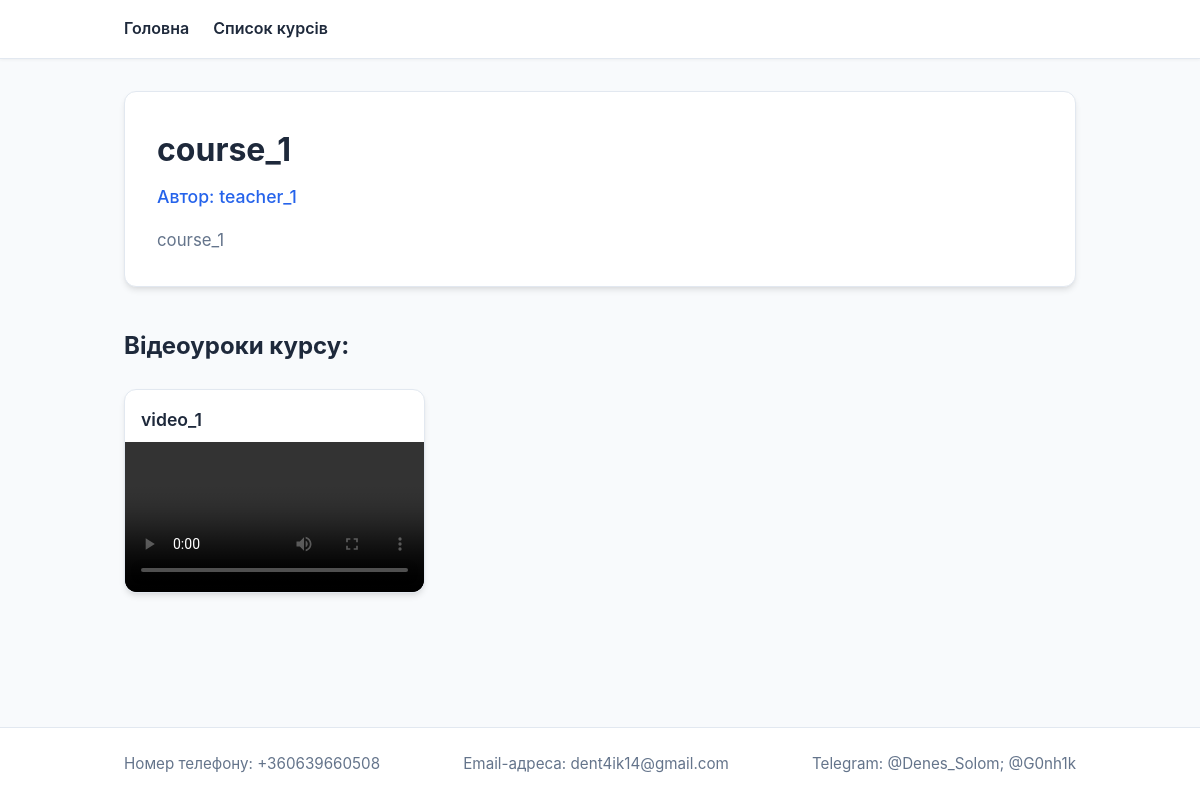
The app's page /courses/course/1/ with its own data.
### courses/models.py (models this page shows, shortened)
class Course(models.Model):
    name = models.CharField(max_length=128)
    description = models.TextField(null=True, blank=True)
    authot = models.ForeignKey(to=User, on_delete=models.CASCADE, related_name='courses_created',)
    category = models.ForeignKey(to=CourseCategory, on_delete=models.SET_NULL, null=True, blank=True)

class Video(models.Model):
    title = models.CharField(max_length=128)
    video_file = models.FileField(
        upload_to='videos/',
        validators=[FileExtensionValidator(allowed_extensions=['mp4', 'webm', 'mkv'])]
    )
    course = models.ForeignKey(to=Course, on_delete=models.CASCADE, related_name='videos')
    uploaded_at = models.DateTimeField(auto_now_add=True)

### users/models.py (models this page shows)
class User(AbstractUser):
    email = models.EmailField('email address', unique=True)
    class Role(models.TextChoices):
        TEACHER = 'teacher', 'Викладач'
        STUDENT = 'student', 'Студент'
    role = models.CharField(
        'роль',
        max_length=10,
        choices=Role.choices,
        default=Role.STUDENT,
    )

### courses/views.py (the view)
# urls.py: path('course/<int:pk>/', AboutCourse.as_view(), name='course_detail'),
class AboutCourse(DetailView):
    model = Course
    template_name = 'courses/about_course.html'
    context_object_name = 'course'
    def get_queryset(self):
        return super().get_queryset().prefetch_related('videos')
    def get_context_data(self, **kwargs):
        context = super().get_context_data(**kwargs)
        context['title'] = 'Про курс'
        return context

### courses/templates/courses/about_course.html (shortened to what this page needs)
{% load static %}
<!doctype html>
<html lang="uk">
  <head>
    <link rel="stylesheet" href="{% static 'courses/css/style.css' %}" />
  </head>
  <body>
    <header>
      <div class="nav-container">
        <div class="nav-links">
          <a href="{% url 'index' %}">Головна</a>
          <a href="{% url 'courses:courses_list' %}">Список курсів</a>
        </div>
      </div>
    </header>
    <main>
      <section class="course-header">
        <h1 class="course-title">{{ course.name }}</h1>
        <div class="course-author">Автор: {{ course.authot }}</div>
        <p class="course-description">{{ course.description }}</p>
      </section>
      <h3 class="section-title">Відеоуроки курсу:</h3>
      <div class="video-grid">
        {% for video in course.videos.all %}
        <div class="video-card">
          <h4 class="video-title">{{ video.title }}</h4>
          <video class="video-player" controls>
            <source src="{{ video.video_file.url }}" type="video/mp4" />
          </video>
        </div>
        {% empty %}
        <div class="empty-state">
          <p>У цьому курсі ще немає завантажених відео.</p>
        </div>
        {% endfor %}
      </div>
    </main>
    <footer>
      <div class="footer-container">
        <p>Номер телефону: +360639660508</p>
        <p>Email-адреса: dent4ik14@gmail.com</p>
        <p>Telegram: @Denes_Solom; @G0nh1k</p>
      </div>
    </footer>
  </body>
</html>

### static/courses/css/style.css (style rules this page uses)
:root { --primary-color: #2563eb; --primary-hover: #1d4ed8; --bg-color: #f8fafc; --card-bg: #ffffff; --text-color: #1e293b; --text-muted: #64748b; --border-color: #e2e8f0; --radius: 12px; --shadow: 0 4px 6px -1px rgba(0, 0, 0, 0.1), 0 2px 4px -2px rgba(0, 0, 0, 0.05); }
* { box-sizing: border-box; margin: 0; padding: 0; }
body { font-family: -apple-system, BlinkMacSystemFont, "Segoe UI", Roboto, Helvetica, Arial, sans-serif; background-color: var(--bg-color); color: var(--text-color); line-height: 1.6; display: flex; flex-direction: column; min-height: 100vh; }
header { background-color: var(--card-bg); border-bottom: 1px solid var(--border-color); padding: 1rem 0; box-shadow: 0 1px 3px rgba(0, 0, 0, 0.05); }
.nav-container { max-width: 1000px; margin: 0 auto; padding: 0 1.5rem; }
.nav-links { display: flex; gap: 1.5rem; }
.nav-links a { text-decoration: none; color: var(--text-color); font-weight: 600; transition: color 0.2s ease; }
main { max-width: 1000px; width: 100%; margin: 2rem auto; padding: 0 1.5rem; flex: 1; }
.course-header { background-color: var(--card-bg); padding: 2rem; border-radius: var(--radius); box-shadow: var(--shadow); margin-bottom: 2.5rem; border: 1px solid var(--border-color); }
.course-title { font-size: 2rem; color: var(--text-color); margin-bottom: 0.5rem; }
.course-author { font-size: 1.1rem; color: var(--primary-color); font-weight: 500; margin-bottom: 1rem; }
.course-description { color: var(--text-muted); font-size: 1.05rem; white-space: pre-line; }
.section-title { font-size: 1.5rem; margin-bottom: 1.5rem; color: var(--text-color); }
.video-grid { display: grid; grid-template-columns: repeat(auto-fill, minmax(300px, 1fr)); gap: 1.5rem; }
.video-card { background-color: var(--card-bg); border-radius: var(--radius); overflow: hidden; box-shadow: var(--shadow); border: 1px solid var(--border-color); display: flex; flex-direction: column; }
.video-title { padding: 1rem 1rem 0.5rem 1rem; font-size: 1.1rem; font-weight: 600; }
.video-player { width: 100%; border-radius: 0 0 var(--radius) var(--radius); background-color: #000; outline: none; }
footer { background-color: var(--card-bg); border-top: 1px solid var(--border-color); padding: 1.5rem 0; margin-top: auto; }
.footer-container { max-width: 1000px; margin: 0 auto; padding: 0 1.5rem; display: flex; flex-wrap: wrap; gap: 1.5rem; justify-content: space-between; color: var(--text-muted); font-size: 0.95rem; }

### records on screen
Course: name "course_1", authot "teacher_1", description "course_1"
Video: title "video_1"
